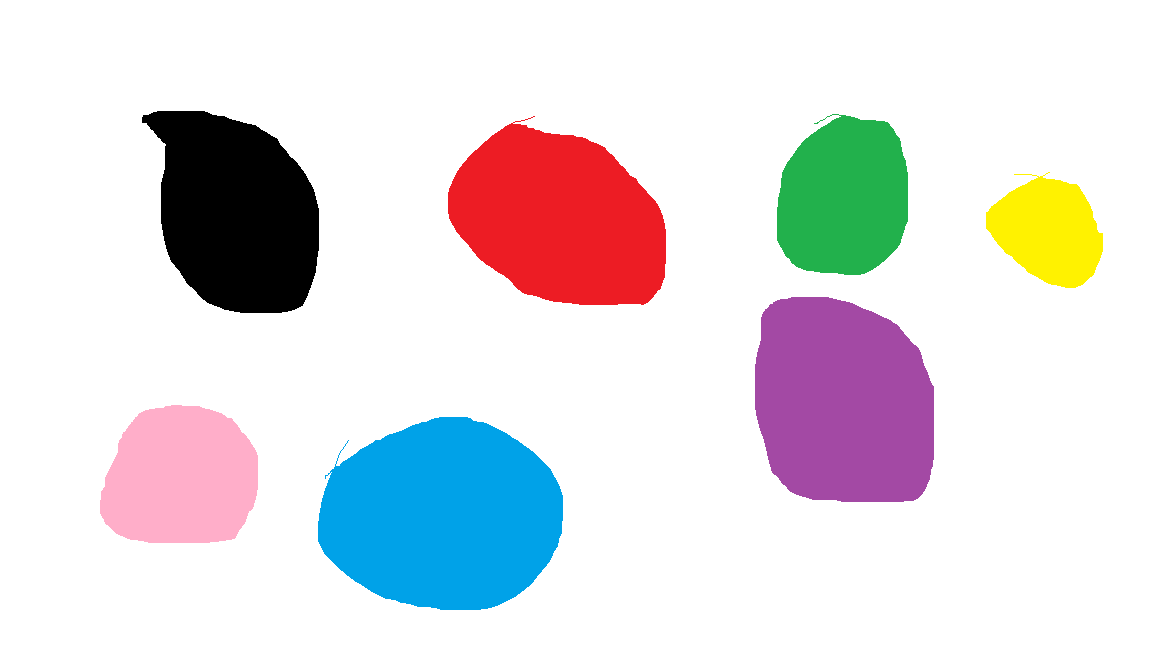
#> input picture Colors.png, 1152 x 648 px, found by its file name
$ python Color_replacement_test.py
#> lines starting #> are read from the running program, lines starting #| are printed output that depends on the picture
from PIL import Image

# Load the image
image_path = r'C:\Users\asus\Desktop\Pavement_Markings\Colors.png'
image = Image.open(image_path)
#> image is the input picture: PIL image 1152x648 RGB; mean R, G, B 223.7, 220.8, 223.8

# Convert the image to RGB mode
image = image.convert('RGB')

# Get the image dimension
width_image, height_image = image.size
#> width_image = 1152; height_image = 648

# Iterate over each pixel in the image
for x in range(width_image):
    for y in range(height_image):
        r, g, b = image.getpixel((x, y))

        # Check if the pixel is not black (black is (0, 0 ,0) in RGB)
        if (r, g, b) != (0, 0, 0):
            # Then paint the pixel green
            image.putpixel((x, y), (0, 255, 0))
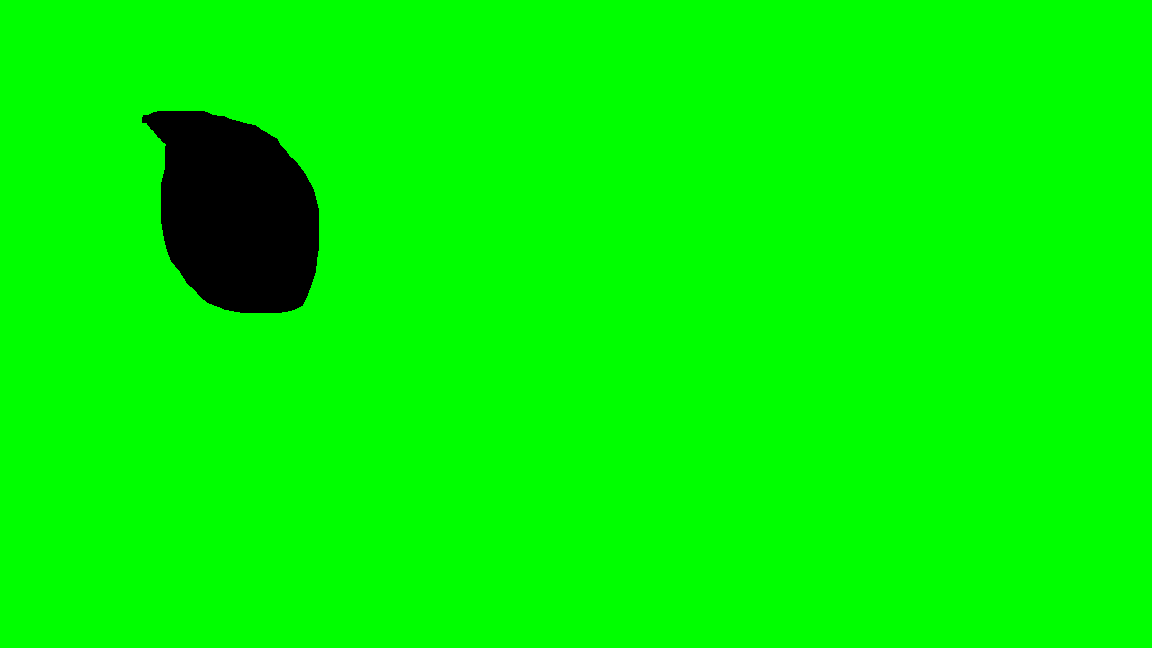
#> image: PIL image 1152x648 RGB; mean R, G, B 0, 246, 0

# Save the modified image
image.save(r'C:\Users\asus\Desktop\Pavement_Markings\revised_image.png')
print('Image has been revised and saved as revised_image.png')
